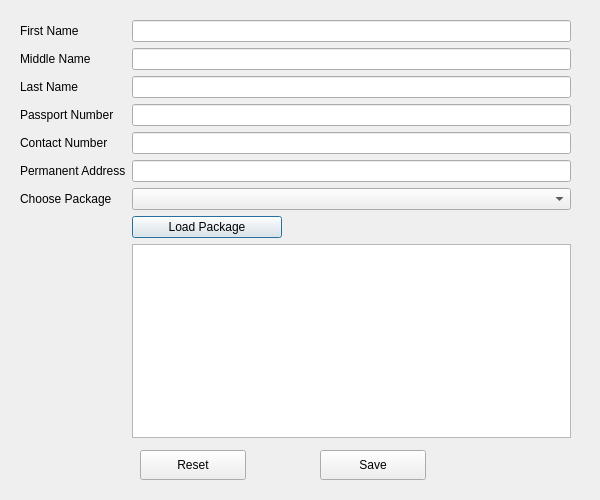
<?xml version="1.0" encoding="UTF-8"?>
<ui version="4.0">
 <class>RegisterTourist</class>
 <widget class="QDialog" name="RegisterTourist">
  <property name="geometry">
   <rect>
    <x>0</x>
    <y>0</y>
    <width>600</width>
    <height>500</height>
   </rect>
  </property>
  <property name="maximumSize">
   <size>
    <width>600</width>
    <height>500</height>
   </size>
  </property>
  <property name="windowTitle">
   <string>Register Tourist</string>
  </property>
  <widget class="QWidget" name="formLayoutWidget">
   <property name="geometry">
    <rect>
     <x>20</x>
     <y>20</y>
     <width>551</width>
     <height>418</height>
    </rect>
   </property>
   <layout class="QFormLayout" name="formLayout">
    <item row="0" column="0">
     <widget class="QLabel" name="label">
      <property name="text">
       <string>First Name</string>
      </property>
     </widget>
    </item>
    <item row="0" column="1">
     <widget class="QLineEdit" name="txtFirstName"/>
    </item>
    <item row="1" column="0">
     <widget class="QLabel" name="label_2">
      <property name="text">
       <string>Middle Name</string>
      </property>
     </widget>
    </item>
    <item row="1" column="1">
     <widget class="QLineEdit" name="txtMiddleName"/>
    </item>
    <item row="2" column="0">
     <widget class="QLabel" name="label_3">
      <property name="text">
       <string>Last Name</string>
      </property>
     </widget>
    </item>
    <item row="2" column="1">
     <widget class="QLineEdit" name="txtLastName"/>
    </item>
    <item row="3" column="0">
     <widget class="QLabel" name="label_4">
      <property name="text">
       <string>Passport Number</string>
      </property>
     </widget>
    </item>
    <item row="3" column="1">
     <widget class="QLineEdit" name="txtPassportNo"/>
    </item>
    <item row="4" column="0">
     <widget class="QLabel" name="label_5">
      <property name="text">
       <string>Contact Number</string>
      </property>
     </widget>
    </item>
    <item row="4" column="1">
     <widget class="QLineEdit" name="txtContactNo"/>
    </item>
    <item row="6" column="0">
     <widget class="QLabel" name="label_6">
      <property name="text">
       <string>Permanent Address</string>
      </property>
     </widget>
    </item>
    <item row="6" column="1">
     <widget class="QLineEdit" name="txtPermanentAddress"/>
    </item>
    <item row="7" column="1">
     <widget class="QComboBox" name="cmbChooseDescription"/>
    </item>
    <item row="7" column="0">
     <widget class="QLabel" name="label_7">
      <property name="text">
       <string>Choose Package</string>
      </property>
     </widget>
    </item>
    <item row="9" column="1">
     <widget class="QTextBrowser" name="txtPackageDescription"/>
    </item>
    <item row="8" column="1">
     <widget class="QPushButton" name="loadPackage">
      <property name="enabled">
       <bool>true</bool>
      </property>
      <property name="maximumSize">
       <size>
        <width>150</width>
        <height>100</height>
       </size>
      </property>
      <property name="text">
       <string>Load Package</string>
      </property>
     </widget>
    </item>
   </layout>
  </widget>
  <widget class="QPushButton" name="btnReset">
   <property name="geometry">
    <rect>
     <x>140</x>
     <y>450</y>
     <width>106</width>
     <height>30</height>
    </rect>
   </property>
   <property name="text">
    <string>Reset</string>
   </property>
  </widget>
  <widget class="QPushButton" name="btnSave">
   <property name="geometry">
    <rect>
     <x>320</x>
     <y>450</y>
     <width>106</width>
     <height>30</height>
    </rect>
   </property>
   <property name="text">
    <string>Save</string>
   </property>
  </widget>
 </widget>
 <resources/>
 <connections/>
</ui>
